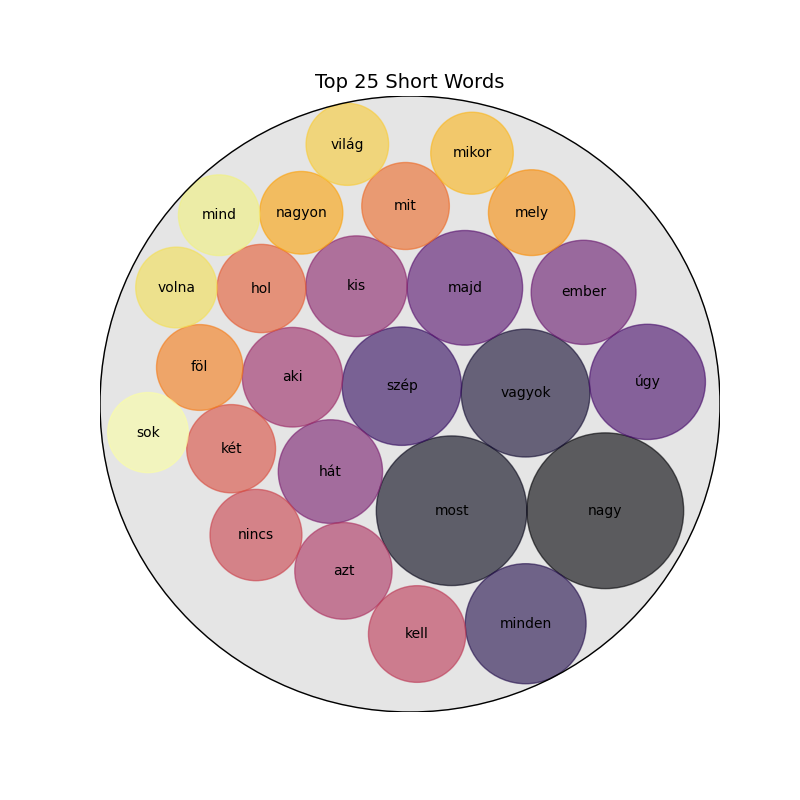

This figure's Python source:
import circlify
import matplotlib.pyplot as plt
from cmap import Colormap

data = {
    "nagy": 225,
    "most": 212,
    "vagyok": 168,
    "minden": 153,
    "szép": 150,
    "úgy": 144,
    "majd": 143,
    "ember": 124,
    "hát": 123,
    "kis": 118,
    "aki": 116,
    "azt": 111,
    "kell": 111,
    "nincs": 102,
    "két": 97,
    "hol": 97,
    "mit": 95,
    "föl": 93,
    "mely": 93,
    "nagyon": 88,
    "mikor": 87,
    "világ": 87,
    "volna": 85,
    "mind": 85,
    "sok": 84,
}

SIZE_EXPONENT = 1.35
scaled_items = [(word, value, value**SIZE_EXPONENT) for word, value in data.items()]
scaled_values = [scaled_value for _, _, scaled_value in scaled_items]

circles = circlify.circlify(
    scaled_values,
    show_enclosure=True,
    target_enclosure=circlify.Circle(x=0, y=0, r=1),
)

fig, ax = plt.subplots(figsize=(8, 8))
ax.set_title("Top 25 Short Words", fontsize=14)

num_words = len(data)
colormap = Colormap("inferno")

# circlify returns one enclosing circle; map words by rank to avoid mismatched labels.
enclosure_circle = max(circles, key=lambda c: c.r)
data_circles = sorted(circles, key=lambda c: c.r, reverse=True)[1 : num_words + 1]
sorted_items = sorted(scaled_items, key=lambda item: item[2], reverse=True)

ax.add_patch(
    plt.Circle(
        (enclosure_circle.x, enclosure_circle.y),
        enclosure_circle.r,
        fill=True,
        color="gray",
        alpha=0.2,
        edgecolor="black",
        linewidth=1.0,
    )
)

for idx, (circle, (word, value, _)) in enumerate(zip(data_circles, sorted_items)):
    x, y, r = circle.x, circle.y, circle.r
    color = colormap(idx / max(num_words - 1, 1))
    ax.add_patch(plt.Circle((x, y), r, color=color, alpha=0.6))
    ax.text(x, y, word, ha="center", va="center", fontsize=10)


ax.add_patch(
    plt.Circle(
        (enclosure_circle.x, enclosure_circle.y),
        enclosure_circle.r,
        fill=False,
        edgecolor="black",
        linewidth=1.0,
    )
)

ax.set_xlim(-1, 1)
ax.set_ylim(-1, 1)
ax.axis("off")

plt.savefig("short.png")
plt.show()
